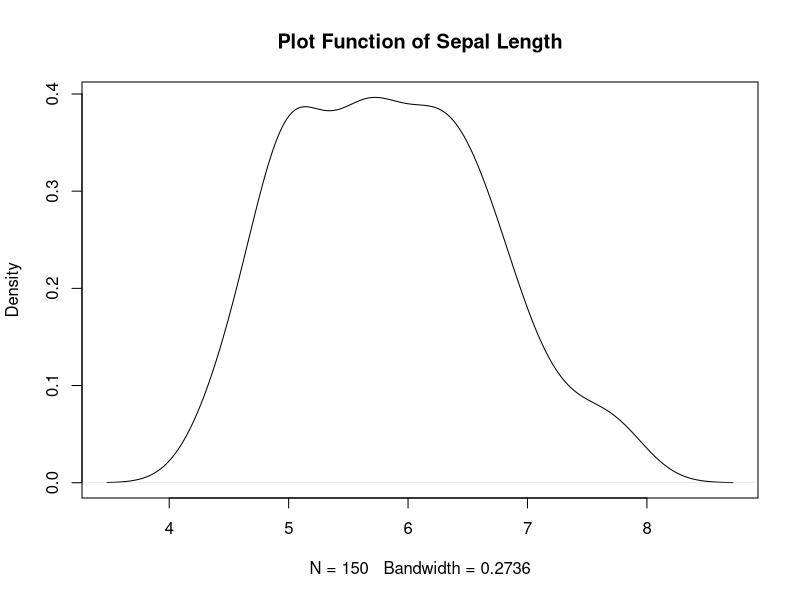

Generate this figure with R:
## ---- chunk 1
y <- density(iris$Sepal.Length)
## ---- chunk 2
class(y)
## ---- chunk 3
typeof(y)
## ---- chunk 4
str(y)
## ---- chunk 5
#| echo: false
plot(y, main = "Plot Function of Sepal Length")
